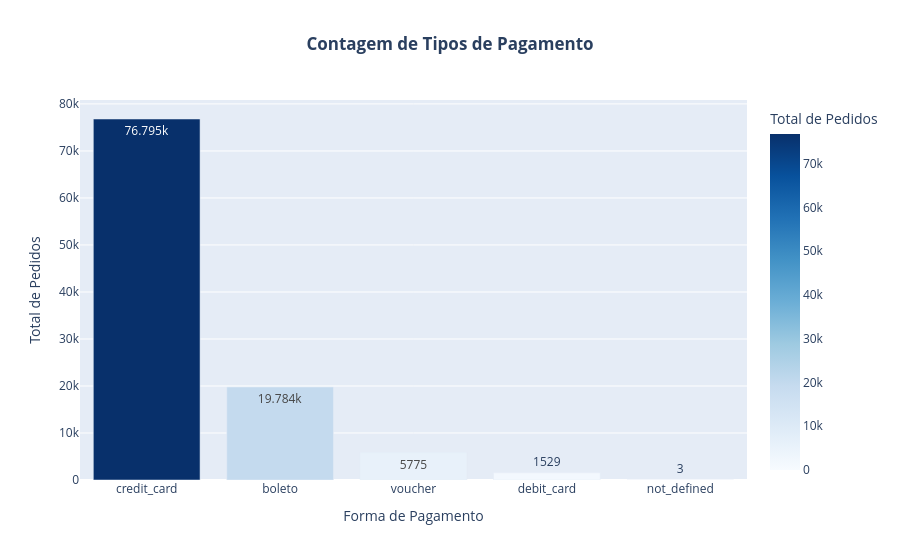
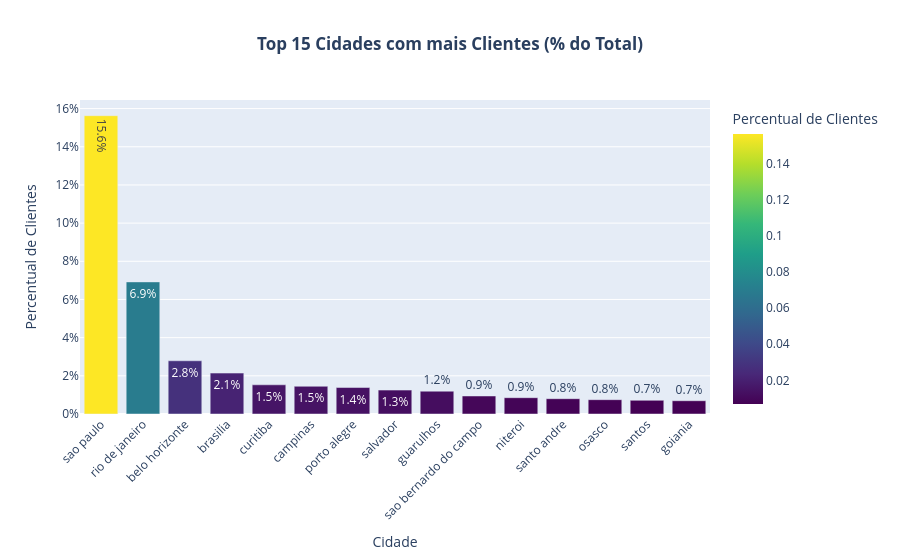

The cell these charts' notebook holds for them, in order:
### Code cell
import pandas as pd
import plotly.express as px

# --- 1. DATASET DE CLIENTES (Cidades e Estados) ---
tabela_clientes = pd.read_csv(
    "olist_customers_dataset.csv",
    usecols=["customer_city", "customer_state"],
)

# Calcula as proporções mantendo os valores numéricos decimais
contagem_cidade = (
    tabela_clientes["customer_city"]
    .value_counts(normalize=True)
    .reset_index(name="Proporcao")
)
contagem_estado = (
    tabela_clientes["customer_state"]
    .value_counts(normalize=True)
    .reset_index(name="Proporcao")
)

# --- 2. DATASET DE PAGAMENTOS ---
tabela_pagamentos = pd.read_csv(
    "olist_order_payments_dataset.csv", usecols=["payment_type"]
)

# Mantemos sem o normalize=True para contagem bruta
contagem_paymenttype = (
    tabela_pagamentos["payment_type"]
    .value_counts()
    .reset_index(name="Quantidade")
)


# --- 3. CRIAÇÃO DOS GRÁFICOS INTERATIVOS (px.bar) ---

# Gráfico 1: Tipos de Pagamento (Contagem Absoluta)
graph_paymenttype = px.bar(
    contagem_paymenttype,
    x="payment_type",
    y="Quantidade",
    title="<b>Contagem de Tipos de Pagamento</b>",
    labels={
        "payment_type": "Forma de Pagamento",
        "Quantidade": "Total de Pedidos",
    },
    text_auto=True,
    color="Quantidade",
    color_continuous_scale="Blues",
)
graph_paymenttype.update_layout(title_x=0.5, showlegend=False)

# Gráfico 2: Top 15 Cidades com mais Clientes (% do Total)
# CORRIGIDO: mudado de 'contagem_city' para 'contagem_cidade'
graph_city = px.bar(
    contagem_cidade.head(15),
    x="customer_city",
    y="Proporcao",
    title="<b>Top 15 Cidades com mais Clientes (% do Total)</b>",
    labels={
        "customer_city": "Cidade",
        "Proporcao": "Percentual de Clientes",
    },
    text_auto=".1%",
    color="Proporcao",
    color_continuous_scale="Viridis",
)
graph_city.update_layout(
    title_x=0.5, xaxis_tickangle=-45, showlegend=False, yaxis_tickformat=".0%"
)

# Gráfico 3: Clientes por Estado (% do Total)
graph_state = px.bar(
    contagem_estado,
    x="customer_state",
    y="Proporcao",
    title="<b>Distribuição de Clientes por Estado (% do Total)</b>",
    labels={
        "customer_state": "Estado",
        "Proporcao": "Percentual de Clientes",
    },
    text_auto=".1%",
    color="Proporcao",
    color_continuous_scale="Plasma",
)
graph_state.update_layout(
    title_x=0.5, xaxis_tickangle=-45, showlegend=False, yaxis_tickformat=".0%"
)


# --- 4. EXIBIÇÃO DOS GRÁFICOS ---
graph_paymenttype.show()
graph_city.show()
graph_state.show()

### Figure 1 — Plotly figure (JSON) as saved in the notebook; plotly's stock layout.template omitted (floating-point values rounded to 4 significant figures)
{"data": [{"hovertemplate": "Forma de Pagamento=%{x}<br>Total de Pedidos=%{marker.color}<extra></extra>", "legendgroup": "", "marker": {"color": [76795, 19784, 5775, 1529, 3], "coloraxis": "coloraxis", "pattern": {"shape": ""}}, "name": "", "orientation": "v", "showlegend": false, "textposition": "auto", "texttemplate": "%{y}", "type": "bar", "x": ["credit_card", "boleto", "voucher", "debit_card", "not_defined"], "xaxis": "x", "y": [76795, 19784, 5775, 1529, 3], "yaxis": "y"}], "layout": {"barmode": "relative", "coloraxis": {"autocolorscale": false, "colorbar": {"title": {"text": "Total de Pedidos"}}, "colorscale": [[0, "rgb(247,251,255)"], [0.125, "rgb(222,235,247)"], [0.25, "rgb(198,219,239)"], [0.375, "rgb(158,202,225)"], [0.5, "rgb(107,174,214)"], [0.625, "rgb(66,146,198)"], [0.75, "rgb(33,113,181)"], [0.875, "rgb(8,81,156)"], [1, "rgb(8,48,107)"]]}, "legend": {"tracegroupgap": 0}, "showlegend": false, "title": {"text": "<b>Contagem de Tipos de Pagamento</b>", "x": 0.5}, "xaxis": {"anchor": "y", "domain": [0, 1], "title": {"text": "Forma de Pagamento"}}, "yaxis": {"anchor": "x", "domain": [0, 1], "title": {"text": "Total de Pedidos"}}}}

### Figure 2 — Plotly figure (JSON) as saved in the notebook; plotly's stock layout.template omitted (floating-point values rounded to 4 significant figures)
{"data": [{"hovertemplate": "Cidade=%{x}<br>Percentual de Clientes=%{marker.color}<extra></extra>", "legendgroup": "", "marker": {"color": [0.1563, 0.06921, 0.02789, 0.02143, 0.0153, 0.01452, 0.01387, 0.01252, 0.01196, 0.009433, 0.008538, 0.008015, 0.007502, 0.00717, 0.006959], "coloraxis": "coloraxis", "pattern": {"shape": ""}}, "name": "", "orientation": "v", "showlegend": false, "textposition": "auto", "texttemplate": "%{y:.1%}", "type": "bar", "x": ["sao paulo", "rio de janeiro", "belo horizonte", "brasilia", "curitiba", "campinas", "porto alegre", "salvador", "guarulhos", "sao bernardo do campo", "niteroi", "santo andre", "osasco", "santos", "goiania"], "xaxis": "x", "y": [0.1563, 0.06921, 0.02789, 0.02143, 0.0153, 0.01452, 0.01387, 0.01252, 0.01196, 0.009433, 0.008538, 0.008015, 0.007502, 0.00717, 0.006959], "yaxis": "y"}], "layout": {"barmode": "relative", "coloraxis": {"autocolorscale": false, "colorbar": {"title": {"text": "Percentual de Clientes"}}, "colorscale": [[0, "#440154"], [0.1111, "#482878"], [0.2222, "#3e4989"], [0.3333, "#31688e"], [0.4444, "#26828e"], [0.5556, "#1f9e89"], [0.6667, "#35b779"], [0.7778, "#6ece58"], [0.8889, "#b5de2b"], [1, "#fde725"]]}, "legend": {"tracegroupgap": 0}, "showlegend": false, "title": {"text": "<b>Top 15 Cidades com mais Clientes (% do Total)</b>", "x": 0.5}, "xaxis": {"anchor": "y", "domain": [0, 1], "tickangle": -45, "title": {"text": "Cidade"}}, "yaxis": {"anchor": "x", "domain": [0, 1], "tickformat": ".0%", "title": {"text": "Percentual de Clientes"}}}}
